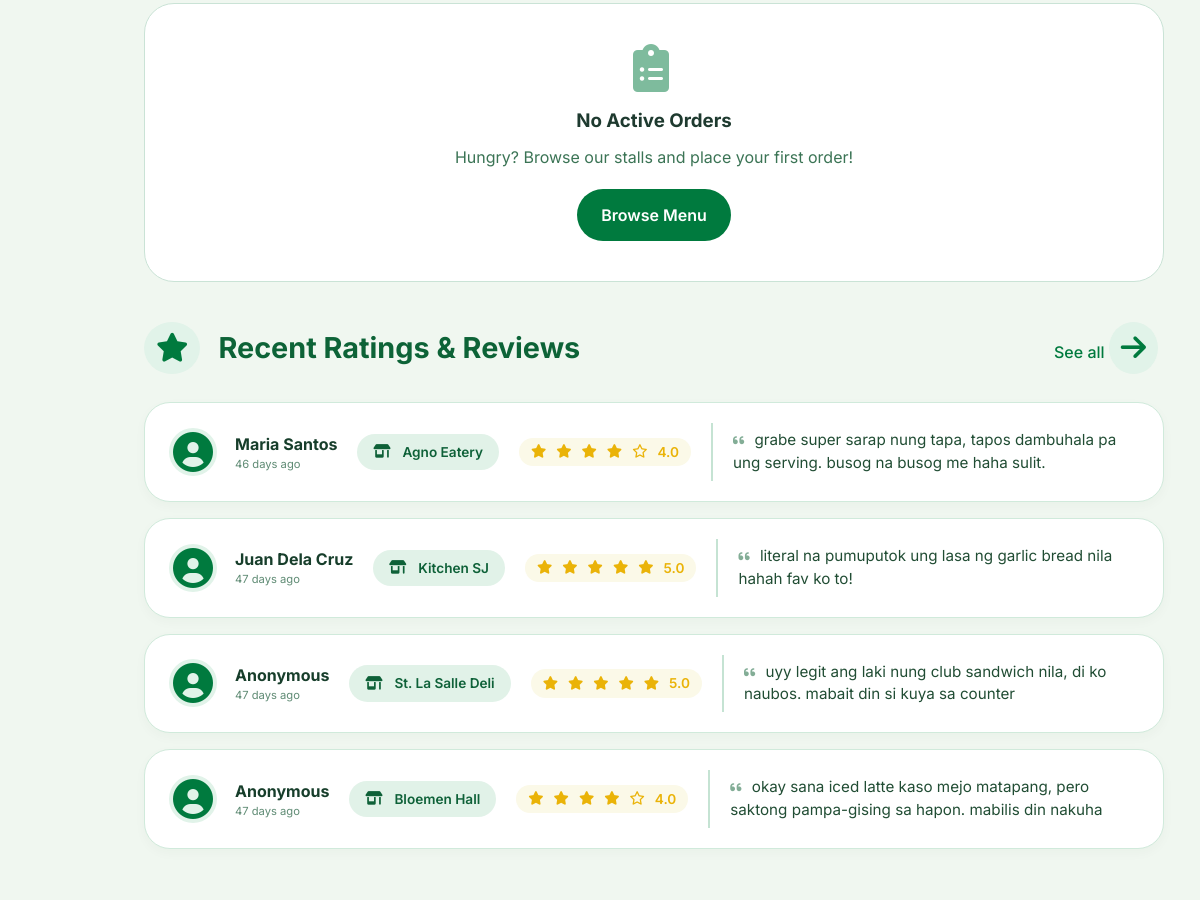
Before: / (middle part) with the older database file.
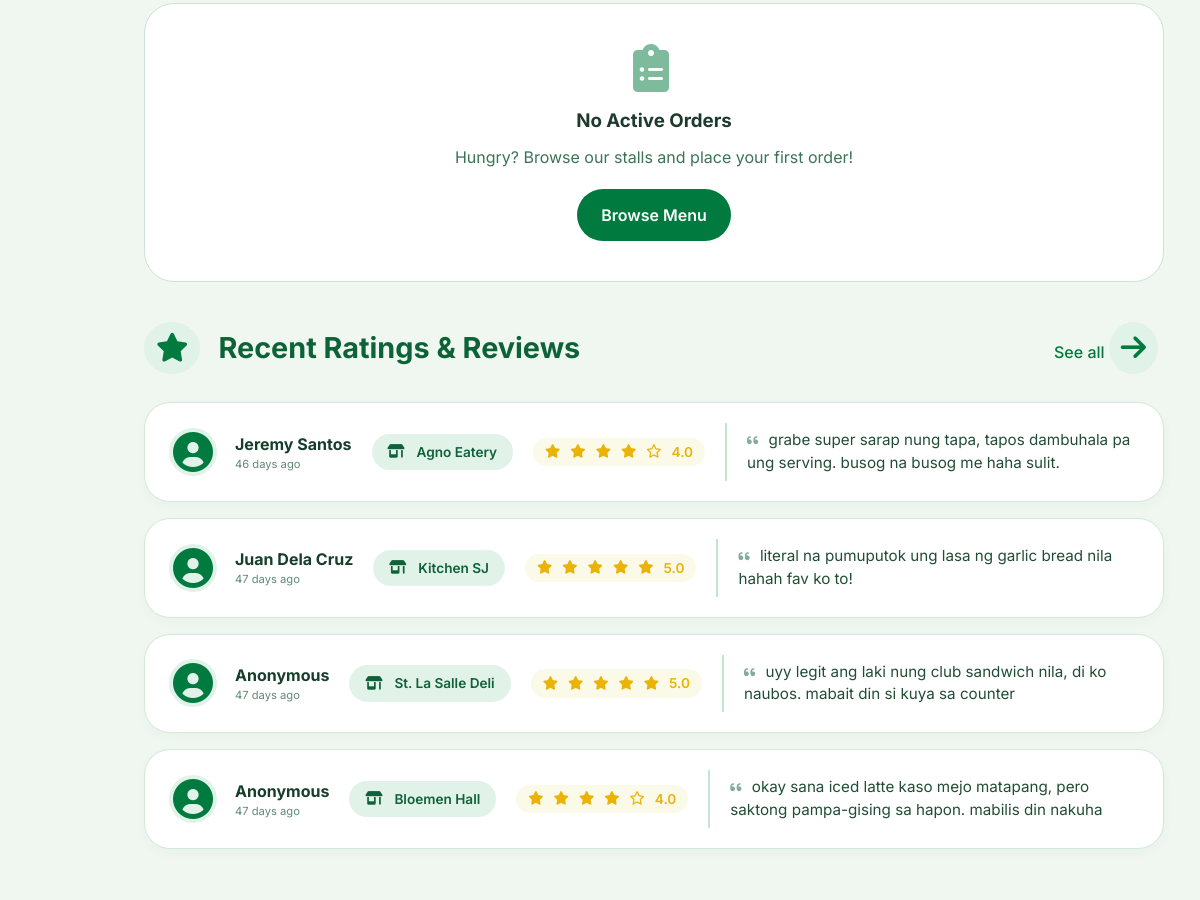
After: the same page with the newer database file.
### tables this page shows
CREATE TABLE Ratings (
    ID INT PRIMARY KEY AUTO_INCREMENT,
    restaurant_ID INT,
    order_ID INT UNIQUE,
    rating DECIMAL(3, 2) CHECK (rating BETWEEN 1.0 AND 5.0),
    review TEXT,
    is_anonymous BOOLEAN DEFAULT FALSE,
    timestamp TIMESTAMP DEFAULT CURRENT_TIMESTAMP,
    FOREIGN KEY (restaurant_ID) REFERENCES Restaurants(ID) ON DELETE CASCADE,
    FOREIGN KEY (order_ID) REFERENCES Orders(ID) ON DELETE CASCADE
);

CREATE TABLE Users (
    ID INT PRIMARY KEY AUTO_INCREMENT,
    email VARCHAR(60) UNIQUE NOT NULL,
    password VARCHAR(255) NOT NULL,
    full_name VARCHAR(100) NOT NULL,
    role ENUM('U', 'V', 'A') NOT NULL,
    created_at TIMESTAMP DEFAULT CURRENT_TIMESTAMP,
    is_active BOOLEAN DEFAULT TRUE,
    is_banned BOOLEAN DEFAULT FALSE,
    last_login TIMESTAMP NULL,
    login_attempts INT DEFAULT 0,
    locked_until TIMESTAMP NULL,
    security_question VARCHAR(255) NULL,
    security_answer VARCHAR(255) NULL
);

CREATE TABLE Restaurants (
    ID INT PRIMARY KEY AUTO_INCREMENT,
    name VARCHAR(60) NOT NULL,
    address VARCHAR(100),
    description TEXT,
    logo_url VARCHAR(255),
    owner_ID INT,
    is_open BOOLEAN DEFAULT TRUE,
    created_at TIMESTAMP DEFAULT CURRENT_TIMESTAMP,
    FOREIGN KEY (owner_ID) REFERENCES Users(ID)
);

### config/config.php (called while the page is built, shortened)
<?php
if (!function_exists('url')) {
    function url($path = '') {
        return BASE_PATH . ltrim($path, '/');
    }
}
if (!function_exists('getTimeAgo')) {
    function getTimeAgo($timestamp) {
        $time_ago = strtotime($timestamp);
        $current_time = time();
        $time_difference = $current_time - $time_ago;
        $seconds = $time_difference;
        $minutes = round($seconds / 60);
        $hours = round($seconds / 3600);
        $days = round($seconds / 86400);
        if ($seconds < 60) {
            return "Just now";
        } else if ($minutes < 60) {
            return $minutes . " minute" . ($minutes > 1 ? "s" : "") . " ago";
        } else if ($hours < 24) {
            return $hours . " hour" . ($hours > 1 ? "s" : "") . " ago";
        } else {
            return $days . " day" . ($days > 1 ? "s" : "") . " ago";
        }
    }
}
?>

### frontend/customer.php (the view, shortened to what the changed rows need)
<?php
require_once __DIR__ . '/../config/config.php';
$db = Database::getInstance()->getConnection();
$reviewsQuery = "SELECT
    rt.*,
    r.name as restaurant_name,
    u.full_name as reviewer_name
    FROM Ratings rt
    JOIN Restaurants r ON rt.restaurant_ID = r.ID
    LEFT JOIN Orders o ON rt.order_ID = o.ID
    LEFT JOIN Users u ON o.customer_ID = u.ID
    ORDER BY rt.timestamp DESC
    LIMIT 4";
$reviewsResult = $db->query($reviewsQuery);
?>
<!DOCTYPE html>
<html lang="en">
<head>
    <link rel="stylesheet" href="https://cdnjs.cloudflare.com/ajax/libs/font-awesome/6.0.0-beta3/css/all.min.css">
    <link rel="stylesheet" href="<?php echo url('assets/styles.css'); ?>">
</head>
<body>
    <div class="main-content">
        <section id="customer" class="page-section">
            <div class="wrapper">
                <div class="section-header" id="reviews">
                    <h2>Recent Ratings & Reviews</h2>
                </div>
                <div class="reviews-grid">
                    <?php
                    $reviewsResult->data_seek(0);
                    if ($reviewsResult->num_rows > 0):
                        while ($review = $reviewsResult->fetch_assoc()):
                            ?>
                            <div class="review-card">
                                <div class="reviewer-avatar">
                                    <i class="fas fa-user-circle" style="font-size: 2.5rem; color: #007a3e;"></i>
                                    <div>
                                        <span
                                            class="name"><?php echo htmlspecialchars($review['reviewer_name'] ?? 'Anonymous'); ?></span>
                                        <div style="font-size: 0.7rem; color: #5f8b74;">
                                            <?php echo getTimeAgo($review['timestamp']); ?>
                                        </div>
                                    </div>
                                </div>
                                <div class="stall-badge">
                                    <i class="fas fa-store-alt"></i> <?php echo htmlspecialchars($review['restaurant_name']); ?>
                                </div>
                                <div class="stars-container">
                                    <?php
                                    $rating = $review['rating'];
                                    for ($i = 1; $i <= 5; $i++):
                                        if ($i <= floor($rating)):
                                            ?>
                                            <i class="fas fa-star"></i>
                                        <?php elseif ($i - 0.5 <= $rating): ?>
                                            <i class="fas fa-star-half-alt"></i>
                                        <?php else: ?>
                                            <i class="far fa-star"></i>
                                        <?php endif; endfor; ?>
                                    <?php echo number_format($rating, 1); ?>
                                </div>
                                <div class="review-text">
                                    <i class="fas fa-quote-left"></i>
                                    <?php echo htmlspecialchars(html_entity_decode($review['review'], ENT_QUOTES, 'UTF-8')); ?>
                                </div>
                            </div>
                            <?php
                        endwhile;
                    endif; ?>
                </div>
            </div>
        </section>
    </div>
</body>
</html>

Changed rows visible on the page:
changed through a linked row, ratings "Agno Eatery": users.full_name "Maria Santos" → "Jeremy Santos"
